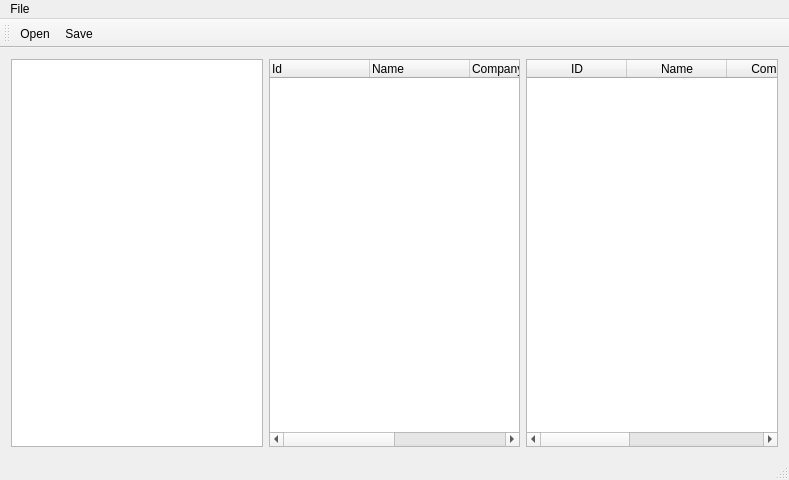
<?xml version="1.0" encoding="UTF-8"?>
<ui version="4.0">
 <class>ItemWidgets2Class</class>
 <widget class="QMainWindow" name="ItemWidgets2Class">
  <property name="geometry">
   <rect>
    <x>0</x>
    <y>0</y>
    <width>789</width>
    <height>480</height>
   </rect>
  </property>
  <property name="windowTitle">
   <string>ItemWidgets2</string>
  </property>
  <widget class="QWidget" name="centralWidget">
   <layout class="QHBoxLayout" name="horizontalLayout">
    <item>
     <widget class="QListWidget" name="listWidget"/>
    </item>
    <item>
     <widget class="QTreeWidget" name="treeWidget">
      <column>
       <property name="text">
        <string>Id</string>
       </property>
      </column>
      <column>
       <property name="text">
        <string>Name</string>
       </property>
      </column>
      <column>
       <property name="text">
        <string>Company</string>
       </property>
      </column>
      <column>
       <property name="text">
        <string>Quantity</string>
       </property>
      </column>
      <column>
       <property name="text">
        <string>Price</string>
       </property>
      </column>
     </widget>
    </item>
    <item>
     <widget class="QTableWidget" name="tableWidget">
      <property name="editTriggers">
       <set>QAbstractItemView::NoEditTriggers</set>
      </property>
      <column>
       <property name="text">
        <string>ID</string>
       </property>
      </column>
      <column>
       <property name="text">
        <string>Name</string>
       </property>
      </column>
      <column>
       <property name="text">
        <string>Company</string>
       </property>
      </column>
      <column>
       <property name="text">
        <string>Quantity</string>
       </property>
      </column>
      <column>
       <property name="text">
        <string>Price</string>
       </property>
      </column>
     </widget>
    </item>
   </layout>
  </widget>
  <widget class="QMenuBar" name="menuBar">
   <property name="geometry">
    <rect>
     <x>0</x>
     <y>0</y>
     <width>789</width>
     <height>21</height>
    </rect>
   </property>
   <widget class="QMenu" name="menuFile">
    <property name="title">
     <string>File</string>
    </property>
    <addaction name="actionOpen"/>
    <addaction name="actionSave"/>
   </widget>
   <addaction name="menuFile"/>
  </widget>
  <widget class="QToolBar" name="mainToolBar">
   <attribute name="toolBarArea">
    <enum>TopToolBarArea</enum>
   </attribute>
   <attribute name="toolBarBreak">
    <bool>false</bool>
   </attribute>
   <addaction name="actionOpen"/>
   <addaction name="actionSave"/>
  </widget>
  <widget class="QStatusBar" name="statusBar"/>
  <action name="actionOpen">
   <property name="icon">
    <iconset resource="ItemWidgets2.qrc">
     <normaloff>:/icons/icons/folder-open.png</normaloff>:/icons/icons/folder-open.png</iconset>
   </property>
   <property name="text">
    <string>Open</string>
   </property>
  </action>
  <action name="actionSave">
   <property name="icon">
    <iconset resource="ItemWidgets2.qrc">
     <normaloff>:/icons/icons/save.png</normaloff>:/icons/icons/save.png</iconset>
   </property>
   <property name="text">
    <string>Save</string>
   </property>
  </action>
 </widget>
 <layoutdefault spacing="6" margin="11"/>
 <resources>
  <include location="ItemWidgets2.qrc"/>
 </resources>
 <connections/>
</ui>
